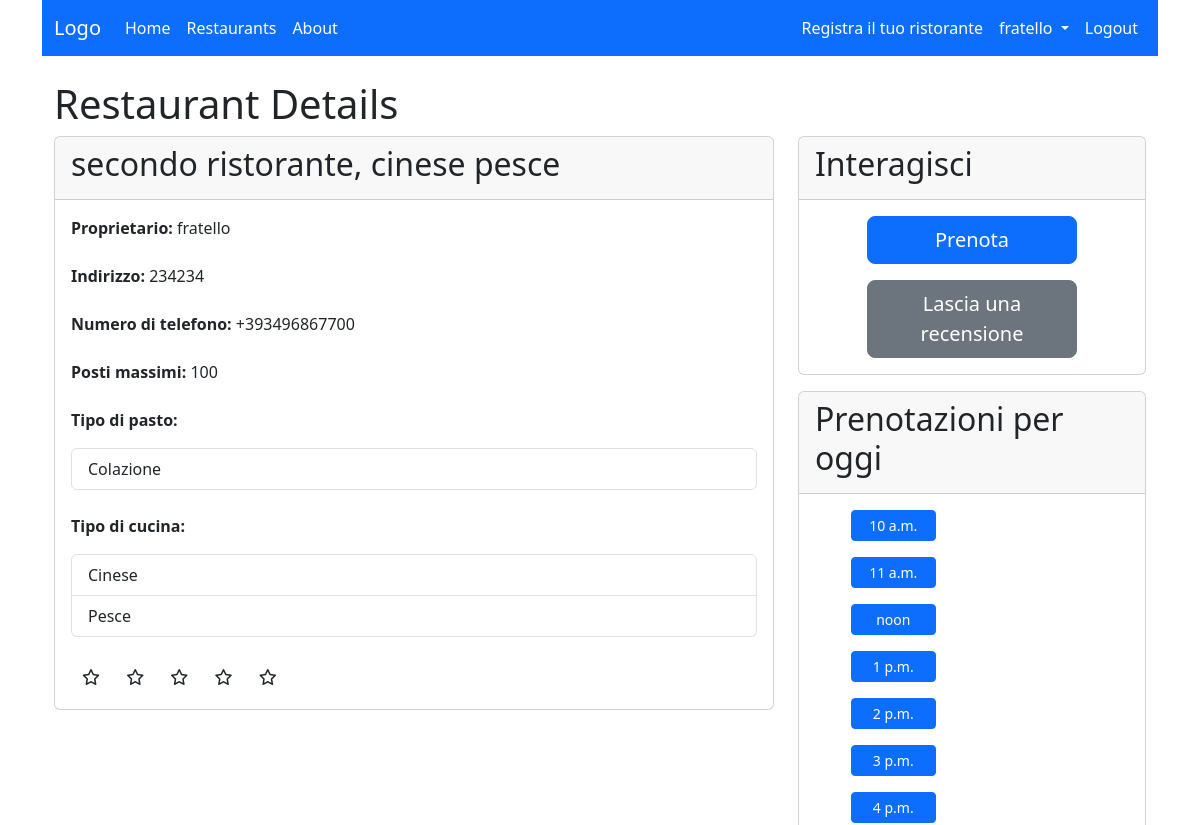
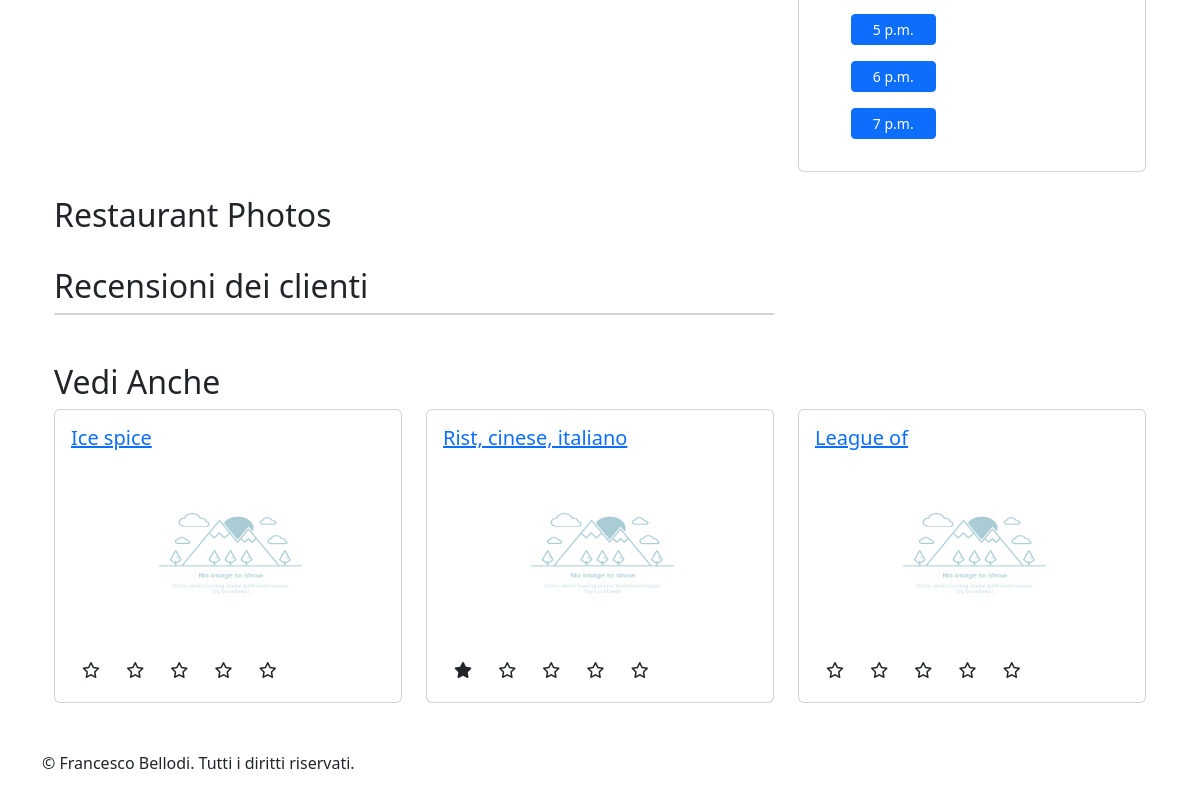
Page /restaurants/2/ (signed in) on the earlier database version (2 pictures, top to bottom).
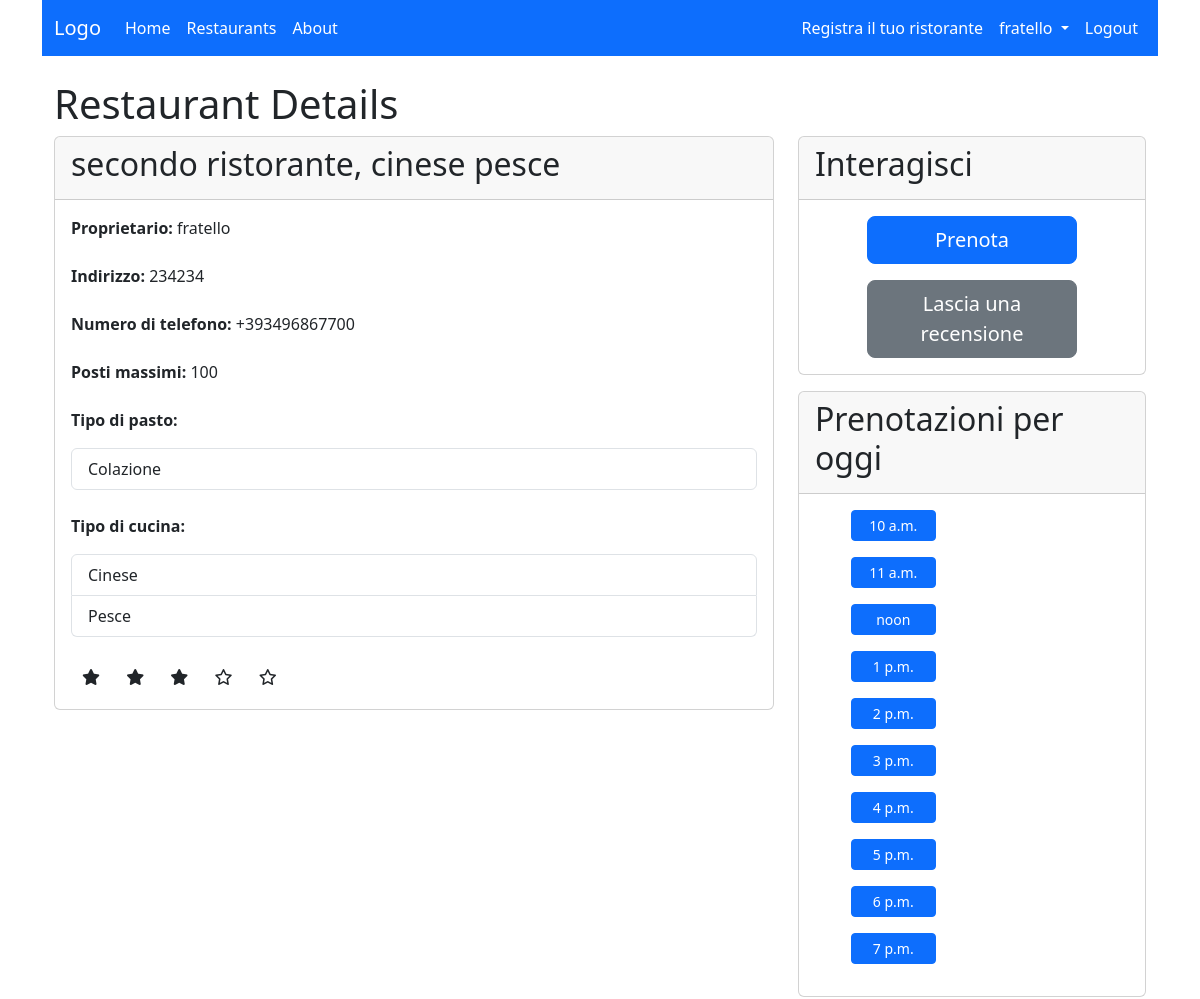
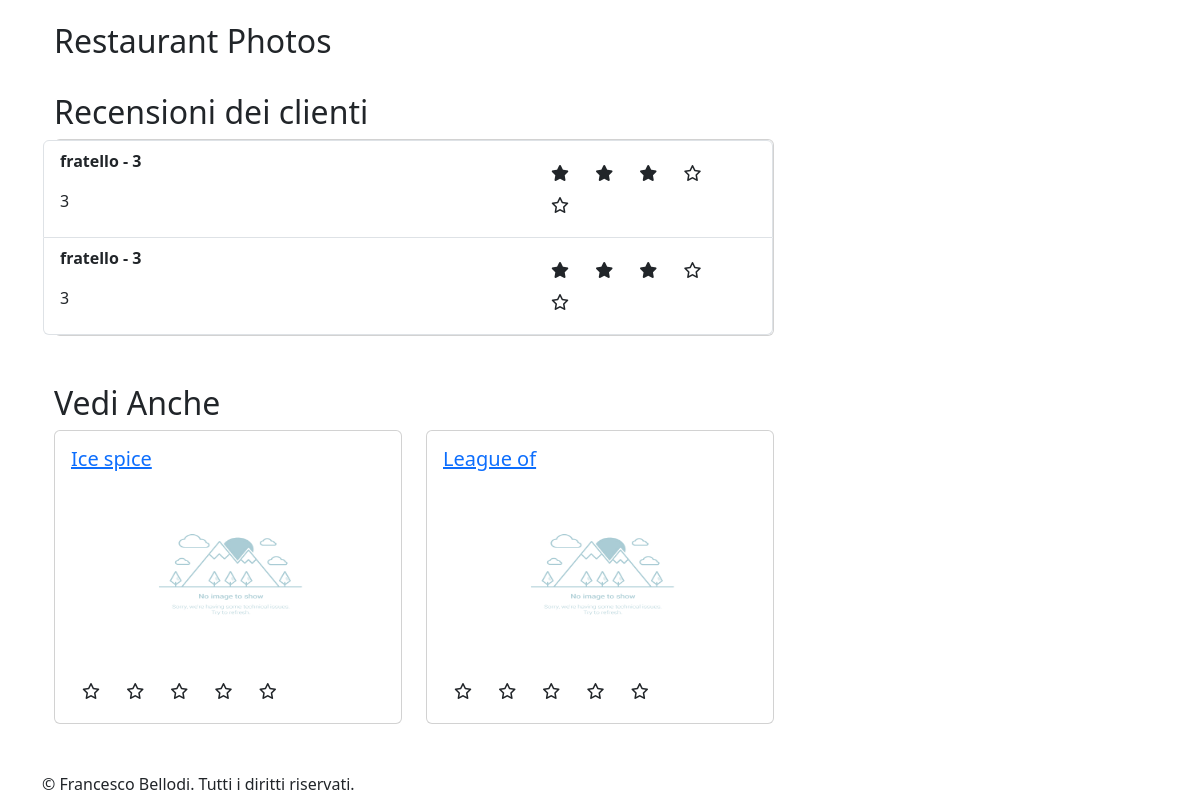
Same page on the later database version (2 pictures, top to bottom).
### restaurantsApp/models.py (models this page shows, shortened)
class Restaurant(models.Model):
    restaurantID = models.IntegerField(primary_key=True)
    owner = models.ForeignKey(settings.AUTH_USER_MODEL, on_delete=models.CASCADE)
    name = models.CharField(max_length=100)
    address = models.CharField(max_length=200)
    phone_number = PhoneNumberField()
    cuisine_type = models.CharField(max_length=200)
    meal_type = models.CharField(max_length=200)
    max_booking = models.IntegerField(default=100)
    average_rating = models.FloatField(default=0, null=True)
    @staticmethod
    def _split_substrings(input_string):
        cleaned_string = input_string.strip('[]').replace(' ', '').replace("'", '')
        substrings = cleaned_string.split(',')
        return substrings
    def meal_type_as_list(self):
        return [m[1] for m in MEAL_CHOICES if m[0] in self._split_substrings(self.meal_type)]
    def cuisine_type_as_list(self):
        return [c[1] for c in CUISINE_CHOICES if c[0] in self._split_substrings(self.cuisine_type)]
    def cuisine_list(self):
        return self._split_substrings(self.cuisine_type)
    @staticmethod
    def _generate_dates(chosen_date):
        opening_hour = 10
        closing_hour = 20
        current_date = chosen_date.replace(hour=opening_hour, minute=0, second=0, microsecond=0)
        end_time = chosen_date.replace(hour=closing_hour, minute=0, second=0, microsecond=0)
        while current_date < end_time:
            yield current_date
            current_date += timedelta(hours=1)
    def available_hours_list(self):
        available_hours = dict()
        today = datetime.now()
        for actual_hour in self._generate_dates(today):
            total_guests = self.reservation_set.all().filter(
                reservation_date=actual_hour,
                status='confirmed'
            ).aggregate(Sum('how_many'))["how_many__sum"]
            available_hours[actual_hour.time()] = total_guests
        return available_hours

### reviewsApp/models.py (models this page shows, shortened)
class Review(models.Model):
    restaurant = models.ForeignKey('restaurantsApp.Restaurant', on_delete=models.CASCADE)
    username = models.ForeignKey(settings.AUTH_USER_MODEL, on_delete=models.CASCADE)
    comment_title = models.CharField(max_length=255)
    comment = models.TextField()
    rating = models.PositiveIntegerField(validators=[MinValueValidator(1), MaxValueValidator(5)])
    review_date = models.DateTimeField(auto_now_add=True)

### restaurantsApp/views.py (the view)
# urls.py: path('<int:pk>/', RestaurantDetailView.as_view(), name='restaurant_detail'),
class RestaurantDetailView(DetailView):
    model = Restaurant
    template_name = 'restaurantsApp/restaurant-detail-v2.html'  # Specifica il percorso al tuo template
    context_object_name = 'restaurant'  # Nome del contesto da utilizzare nel template
    def get_context_data(self, **kwargs):
        context = super().get_context_data(**kwargs)
        if self.request.user.is_authenticated:
            user = self.request.user
            ur = UserRecommendations(self.request.user, Review.objects.all().filter(username=user))
            ur.calculate_coefficients()
            context['recommend_restaurant_list'] = ur.get_recommended_restaurants(Restaurant.objects.all().exclude(restaurantID=self.object.restaurantID))
        return context

### accounts/User_Reccomandations.py (called while the page is built)
    def calculate_coefficients(self):
        cuisine_counter = dict()
        for rev in self.reviews:
            for ct in rev.restaurant.cuisine_list():
                if ct in cuisine_counter:
                    cuisine_counter[ct] += rev.rating
                else:
                    cuisine_counter[ct] = rev.rating
        cuisine_sum = sum([value for value in cuisine_counter.values()])
        for key, value in cuisine_counter.items():
            self.coefficients[key] = value/cuisine_sum*100

    def get_recommended_restaurants(self, all_restaurants):
        restaurant_points = dict()
        for restaurant in all_restaurants:
            restaurant_points[restaurant] = self._get_score(restaurant)
        sorted_restaurant_points = dict(sorted(restaurant_points.items(), key=lambda x: x[1], reverse=True))
        return list(sorted_restaurant_points.keys())

    def _get_score(self, restaurant):
        return sum([self.coefficients.get(cuisine_type, 0) for cuisine_type in restaurant.cuisine_list()])

### restaurantsApp/templates/restaurantsApp/restaurant-detail-v2.html (shortened to what the changed rows need)
{% extends 'base.html' %}
{% block content %}
  <div class="container">
    <h1>Restaurant Details</h1>
    <div class="row mb-4">
      <div class="col-md-8">
        <div class="card">
          <div class="card-header">
            <h2>{{ restaurant.name }}</h2>
          </div>
          <div class="card-body">
            <ul class="list-group mb-4">
              {% for meal_type in restaurant.meal_type_as_list %}
                <li class="list-group-item">{{ meal_type }}</li>
              {% endfor %}
            </ul>
            <ul class="list-group mb-4">
              {% for cuisine_type in restaurant.cuisine_type_as_list %}
                <li class="list-group-item">{{ cuisine_type }}</li>
              {% endfor %}
            </ul>
            <div class="rating">
              {% for i in "12345" %}
                <span class="fa-stack">
                  {% if i <= restaurant.average_rating|floatformat %}
                    <i class="fa-solid fa-star fa-stack-1x"></i>
                  {% else %}
                    <i class="fa-regular fa-star fa-stack-1x"></i>
                  {% endif %}
                </span>
              {% endfor %}
            </div>
          </div>
        </div>
      </div>
      <div class="col-md-4">
        <div class="card">
          <div class="card-header">
            <h2>Interagisci</h2>
          </div>
        </div>
        <div class="card mt-3">
          <div class="card-header">
            <h2>Prenotazioni per oggi</h2>
          </div>
          <div class="card-body">
            <div class="row">
              {% for hour, total_guest in restaurant.available_hours_list.items %}
                {% if total_guest == None or total_guest < restaurant.get_percentage_50 %}
                  <p class="col-3 btn btn-sm btn-primary ms-5 me-5">{{ hour }}</p>
                {% else %}
                  <p class=" col-3 btn btn-sm btn-warning ms-5 me-5">{{ hour }}</p>
                {% endif %}
              {% endfor %}
            </div>
          </div>
        </div>
      </div>
    </div>
    <h2>Restaurant Photos</h2>
    <h2>Recensioni dei clienti</h2>
    <div class="row">
      <div class="col-8">
        <div class="card">
          <div class="row">
            <ul class="list-group">
              {% for review in restaurant.review_set.all|slice:":10" %}
                <li class="list-group-item">
                  <div class="row">
                    <div class="col-8">
                      <p><strong>{{ review.username }} - {{ review.comment_title }}</strong></p>
                      <p>{{ review.comment }}</p>
                    </div>
                    <div class="col-4 my-auto">
                      {% for i in "12345" %}
                        <span class="fa-stack">
                          {% if i > review.rating|floatformat %}
                            <i class="far fa-star fa-stack-1x"></i>
                          {% else %}
                            <i class="fas fa-star fa-stack-1x"></i>
                          {% endif %}
                          </span>
                      {% endfor %}
                    </div>
                  </div>
                </li>
              {% endfor %}
            </ul>
          </div>
        </div>
      </div>
    </div>
    <div class="row mt-5">
      <h2>Vedi Anche</h2>
      {% for r in recommend_restaurant_list|slice:":3" %}
        {% include "restaurantsApp/single-restaurant.html" %}
      {% endfor %}
    </div>
  </div>
{% endblock %}

### restaurantsApp/templates/restaurantsApp/single-restaurant.html
{% load static%}
<div class="col-md-4 mb-4">
  <div class="card">
    <div class="card-body">
      <a href="{% url 'restaurant_detail' r.pk %}">
        <h5 class="card-title">{{ r.name|capfirst }}</h5>
      </a>
      {% if r.photo_set.exists %}
        <img src="{{ r.photo_set.first.image.url }}" alt="{{ r.name }} Image " width="320" height="180">
      {% else %}
        <img src=" {% static 'images/no_image_to_show.jpg' %}" alt="Immagine mancante" width="320" height="180">
      {% endif %}
      <div class="rating mt-3">
        {% for i in "12345" %}
          <span class="fa-stack">
            {% if i <= r.average_rating|floatformat %}
              <i class="fa-solid fa-star fa-stack-1x"></i>
            {% else %}
              <i class="fa-regular fa-star fa-stack-1x"></i>
            {% endif %}
          </span>
        {% endfor %}
      </div>
    </div>
  </div>
</div>

Differences in the rows shown:
removed Restaurant: name "Rist, cinese, italiano", average_rating 1 (drawn)
changed Restaurant "secondo ristorante, cinese pesce": average_rating 0 → 3 (drawn)
added Review: username "fratello", comment_title "3", comment "3", rating 3 (drawn)
added Review: username "fratello", comment_title "3", comment "3", rating 3 (drawn)
